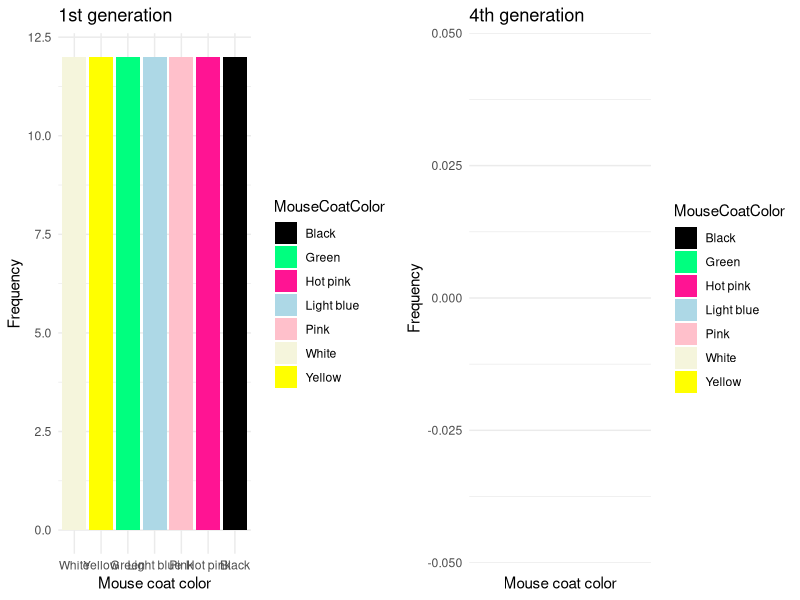

R code for this plot:
# This code allows us to look at the effects of natural selection due to predation

#Load libraries
library(tidyverse)
library(gridExtra) #REMEMBER TO INSTALL!!!

# Set your working directory
# Put this script and your datasheet in the SAME folder, then use
# Session > Set Working Directory > To Source File Location in RStudio.
# After that, the read.csv line below just works - no file paths to type.

# Load the data
data <- read.csv("naturalselectiondatasheet.csv")

# Ensure the 'Order_LightesttoDarkest' column is numeric
data$Order_LightesttoDarkest <- as.numeric(data$Order_LightesttoDarkest)

# Define a named vector that matches coat color names to actual colors
color_mapping <- c("White" = "beige", 
                   "Yellow" = "yellow", 
                   "Green" = "#00FF7F", 
                   "Light blue" = "lightblue", 
                   "Pink" = "#FFC0CB", 
                   "Hot pink" = "#FF1493", 
                   "Black" = "black")

# Create a subset for the first generation
first_gen <- data %>% dplyr::filter(Generation == "1stGen")

# Create a subset for the final generation
final_gen <- data %>% dplyr::filter(Generation == "4thGen")

# Plot for the first generation
p1 <- ggplot(first_gen, aes(x = reorder(MouseCoatColor, Order_LightesttoDarkest), y = Frequency, fill = MouseCoatColor)) +
  geom_bar(stat = "identity") +
  scale_fill_manual(values = color_mapping) +
  labs(title = "1st generation",
       x = "Mouse coat color",
       y = "Frequency") +
  theme_minimal() 

# Plot for the final generation
p2 <- ggplot(final_gen, aes(x = reorder(MouseCoatColor, Order_LightesttoDarkest), y = Frequency, fill = MouseCoatColor)) +
  geom_bar(stat = "identity") +
  scale_fill_manual(values = color_mapping) +
  labs(title = "4th generation",
       x = "Mouse coat color",
       y = "Frequency") +
  theme_minimal() 

grid.arrange(p1, p2, ncol = 2)
